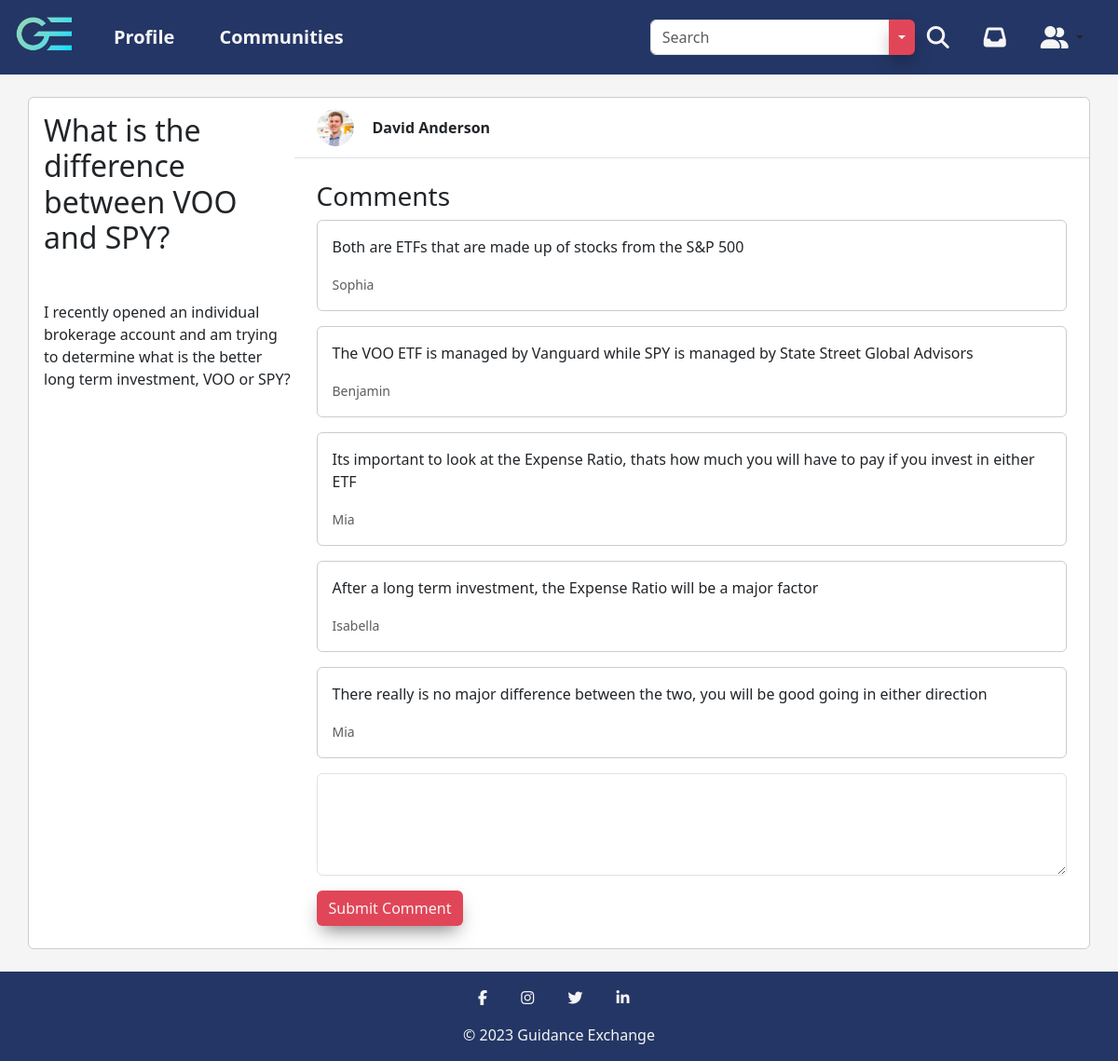
Page /forum.php?post_id=1&profileID=1 (signed in) on the committed database.
### tables this page shows
CREATE TABLE community_data_info (
  post_id INT(9) NOT NULL Auto_Increment,
  title VARCHAR(255) NOT NULL,
  content TEXT NOT NULL,
  active_flg TINYINT(1),
  user_id INT(9),
  community_id INT(11) NOT NULL,
  CONSTRAINT community_data_info_PK PRIMARY KEY (post_id),
  CONSTRAINT community_data_info_FK FOREIGN KEY (community_id) REFERENCES community_data(community_id)
) Auto_Increment = 1;

CREATE TABLE UserData_t (
  UserID INT(9) NOT NULL,
  FirstName VARCHAR(255) NOT NULL,
  LastName VARCHAR(255) NOT NULL,
  ProfilePicture VARCHAR(255),
  ProfilePictureBorder VARCHAR(255),
  ProfilePictureBackground VARCHAR(255),
  Rating INT(1),
  LocationCity VARCHAR(255),
  LocationState VARCHAR(255),
  Facebook VARCHAR(255),
  Twitter VARCHAR(255),
  Instagram VARCHAR(255),
  LinkedIn VARCHAR(255),
  Mentoring LONGTEXT,
  AboutMe LONGTEXT,
  WorkTitle VARCHAR(255),
  WorkLocation VARCHAR(255),
  WorkStartDate DATE,
  WorkEndDate DATE,
  WorkDescription LONGTEXT,
  EducationDegree VARCHAR(255),
  EducationLocation VARCHAR(255),
  EducationStartDate DATE,
  EducationEndDate DATE,
  EducationDescription LONGTEXT,
  Associations VARCHAR(255),
  CONSTRAINT UserData_t_PK PRIMARY KEY (UserID),
  CONSTRAINT UserData_t_FK1 FOREIGN KEY (UserID) REFERENCES Auth_t(UserID)
);

CREATE TABLE post_comments (
  post_comment_id INT(9) NOT NULL Auto_Increment,
  comment_text LONGTEXT,
  post_id INT(9),
  UserID INT(9),
  CONSTRAINT post_comments_PK PRIMARY KEY (post_comment_id),
  CONSTRAINT post_comments_FK1 FOREIGN KEY (post_id) REFERENCES community_data_info(post_id),
  CONSTRAINT post_comments_FK2 FOREIGN KEY (UserID) REFERENCES Auth_t(UserID)
) Auto_Increment = 1;

### includes/session.inc.php (called while the page is built, shortened)
<?php
$userID = $_SESSION['UserID'];

### forum.php (the view, shortened to what this page needs)
<!DOCTYPE html>
<html lang="en">
<head>
  <link href="assets/fontawesome/css/fontawesome.css" rel="stylesheet">
  <link href="assets/fontawesome/css/brands.css" rel="stylesheet">
  <link href="assets/fontawesome/css/solid.css" rel="stylesheet">
  <link href="assets/bootstrap/css/bootstrap.min.css" rel="stylesheet" />
  <link rel="stylesheet" href="css/main.css" />
  <link rel="stylesheet" href="css/updated_community.css" />
</head>
<header>
  <?php
  include('includes/session.inc.php');
  ?>
  <nav class="navbar navbar-expand-lg navbar-light">
    <div class="container-fluid">
      <a class="navbar-brand" href="home.php"><img src="img/logo_gradient.png" alt="Guidance Exchange Logo" height="70" /></a>
      <div class="collapse navbar-collapse" id="navbarSupportedContent">
        <ul class="navbar-nav me-auto mb-2 mb-lg-0">
          <li class="nav-item">
            <a class="nav-link highlight-link nav-text px-4" href="profile.php?profileID=<?php echo $userID ?>">Profile</a>
          </li>
          <li class="nav-item">
            <a class="nav-link highlight-link nav-text px-4" href="communities.php">Communities</a>
          </li>
        </ul>
        <ul class="navbar-nav d-flex flex-row me-1">
          <li class="nav-item me-3 me-lg-0 px-2 d-flex align-items-center">
            <form class="d-flex" role="search" action="search.php" method="GET">
              <div class="input-group">
                <input class="form-control" name="query" type="search" placeholder="Search" aria-label="Search" autocomplete="off">
                <button type="button" class="btn main-button btn-drop dropdown-toggle dropdown-toggle-split" data-bs-toggle="dropdown" data-bs-auto-close="false" aria-expanded="false">
                </button>
              </div>
              <button class="btn" type="submit"><i class="fa-solid fa-magnifying-glass fa-xl"></i></button>
            </form>
          </li>
          <li class="nav-item me-3 me-lg-0 px-2">
            <a class="nav-link" href="messages.php"><i class="fa-solid fa-inbox fa-xl"></i></a>
          </li>
          <li class="nav-item dropdown me-3 me-lg-0 px-2 d-flex justify-content-center">
            <button class="btn dropdown-toggle" data-bs-toggle="dropdown" aria-expanded="false">
              <i class="fa-solid fa-user-group fa-xl"></i>
            </button>
          </li>
        </ul>
      </div>
    </div>
  </nav>
</header>
<?php
$servername = "localhost";
include('includes/connect.inc.php');
$conn = new mysqli($servername, $username, $password, $dbname, $port);
if (isset($_GET['post_id'])) {
  $postId = $_GET['post_id'];
  $sqlPost = "SELECT C.* FROM community_data_info C
                WHERE C.post_id = $postId";
  $resultPost = mysqli_query($con, $sqlPost);
  $post = mysqli_fetch_assoc($resultPost);
  $postTitle = $post['title'];
  $postContent = $post['content'];
  $sqlComments = "SELECT PC.comment_text, U.FirstName, U.LastName, U.ProfilePicture, U.UserID
                FROM post_comments PC
                JOIN UserData_t U ON PC.UserID = U.UserID
                WHERE PC.post_id = $postId";
  $resultComments = mysqli_query($con, $sqlComments);
  $sampleComments = [];
  while ($row = mysqli_fetch_assoc($resultComments)) {
    $sampleComments[] = $row;
  }
  foreach ($sampleComments as $comment) {
    $userFirstName = $comment['FirstName'];
    $userLastName = $comment['LastName'];
  }
}
?>
<section class="content m-4">
  <div class="container p-0">
    <div class="card">
      <div class="row g-0">
        <div class="col-12 col-lg-5 col-xl-3 border-right">
          <h2 class="card-title ms-3 mt-3 mb-5"><?php echo $postTitle; ?></h2>
          <p class="card-text ms-3"><?php echo $postContent; ?></p>
        </div>
        <div class="col-12 col-lg-7 col-xl-9">
          <div class="py-2 px-4 border-bottom d-none d-lg-block">
            <div class="d-flex align-items-center py-1 message-title">
              <div class="position-relative">
                <?php
                $sqlUserProfile = "SELECT ProfilePicture FROM UserData_t WHERE UserID = $userID";
                $resultUserProfile = mysqli_query($con, $sqlUserProfile);
                $userProfile = mysqli_fetch_assoc($resultUserProfile);
                $userProfilePicture = $userProfile['ProfilePicture'];
                ?>
                <img src="upload/<?php echo $userProfilePicture; ?>" class="rounded-circle me-1" alt="<?php echo $userFirstName . ' ' . $userLastName; ?>" width="40" height="40">
              </div>
              <div class="flex-grow-1 ps-3">
                <?php
                $sqlUserProfile = "SELECT FirstName, LastName FROM UserData_t WHERE UserID = $userID";
                $resultUserProfile = mysqli_query($con, $sqlUserProfile);
                $userProfile = mysqli_fetch_assoc($resultUserProfile);
                $userFirstName = $userProfile['FirstName'];
                $userLastName = $userProfile['LastName'];
                ?>
                <strong><?php echo $userFirstName . ' ' . $userLastName; ?></strong>
              </div>
            </div>
          </div>
          <div class="position-relative">
            <div class="messages p-4">
              <section class="messages mb-3">
                <h3 class="messages__header">Comments</h3>
                <div class="messages__content">
                  <?php if (is_array($sampleComments) && count($sampleComments) > 0) { ?>
                    <?php foreach ($sampleComments as $comment) {
                      $userID = $comment['UserID'];
                      $sqlUserData = "SELECT FirstName FROM UserData_t WHERE UserID = $userID";
                      $resultUserData = mysqli_query($conn, $sqlUserData);
                      $userData = mysqli_fetch_assoc($resultUserData);
                      $userFirstName = $userData['FirstName'];
                    ?>
                      <div class="message-left message mb-3">
                        <div class="card">
                          <div class="card-body">
                            <p class="card-text"><?php echo $comment['comment_text']; ?></p>
                            <small class="text-muted"><?php echo $userFirstName; ?></small>
                          </div>
                        </div>
                      </div>
                    <?php } ?>
                  <?php } else { ?>
                    <p>No comments yet.</p>
                  <?php } ?>
                </div>
              </section>
              <section class="content comment-form">
                <div class="container p-0">
                  <form action="forum.php?post_id=<?php echo $postId; ?>" method="post">
                    <div class="mb-3">
                      <textarea class="form-control" name="comment_content" rows="4" cols="50" required></textarea>
                    </div>
                    <button type="submit" name="submit_comment" class="btn main-button">Submit Comment</button>
                  </form>
                </div>
              </section>
            </div>
          </div>
        </div>
      </div>
    </div>
  </div>
</section>
<footer>
  <nav class="navbar">
    <div class="mx-auto">
      <div class="my-3">
        <a href="https://www.facebook.com/" class="mx-3"><i class="fa fa-facebook"></i></a>
        <a href="https://www.instagram.com/" class="mx-3"><i class="fa fa-instagram"></i></a>
        <a href="https://www.twitter.com/" class="mx-3"><i class="fa fa-twitter"></i></a>
        <a href="https://www.linkedin.com" class="mx-3"><i class="fa fa-linkedin"></i></a>
      </div>
      <div class="footer-text text-center pb-3">© 2023 Guidance Exchange</div>
    </div>
  </nav>
</footer>
</body>
</html>

### css/main.css (style rules this page uses)
header { padding: 0; }
nav { background-color: #243665; }
nav i { color: #f5f5f5; }
.navbar-brand { --bs-navbar-brand-padding-y: 0px; }
.navbar { --bs-navbar-padding-y: 0; }
.navbar-collapse { flex-shrink: 0; }
.nav-link { height: 80px; display: flex; align-items: center; justify-content: center; color: #f5f5f5; }
.nav-text { font-size: 1.25rem; font-weight: 600; }
.main-button { box-shadow: 0px 10px 20px -6px rgba(0, 0, 0, 0.5); background-color: #e14658; color: #f5f5f5; }
html, body { height: 100%; margin: 0; padding: 0; }
.content { flex: 1; }
footer { flex-shrink: 0; }
footer i { color: #f5f5f5; }
.footer-text { color: #f5f5f5; }

### css/updated_community.css (style rules this page uses)
.card { border: 1px solid #ccc; }
.card-body { padding: 1rem; }

### rows in the picture
community_data_info: title "What is the difference between VOO and SPY?", content "I recently opened an individual brokerage account and am trying to determine what is the better long term investment, VOO or SPY?"
userdata_t: ProfilePicture (picture), FirstName "David", LastName "Anderson"
post_comments: comment_text "Both are ETFs that are made up of stocks from the S&P 500", userdata_t.FirstName "Sophia"
post_comments: comment_text "The VOO ETF is managed by Vanguard while SPY is managed by State Street Global Advisors", userdata_t.FirstName "Benjamin"
post_comments: comment_text "Its important to look at the Expense Ratio, thats how much you will have to pay if you invest in either ETF", userdata_t.FirstName "Mia"
post_comments: comment_text "After a long term investment, the Expense Ratio will be a major factor", userdata_t.FirstName "Isabella"
post_comments: comment_text "There really is no major difference between the two, you will be good going in either direction", userdata_t.FirstName "Mia"
